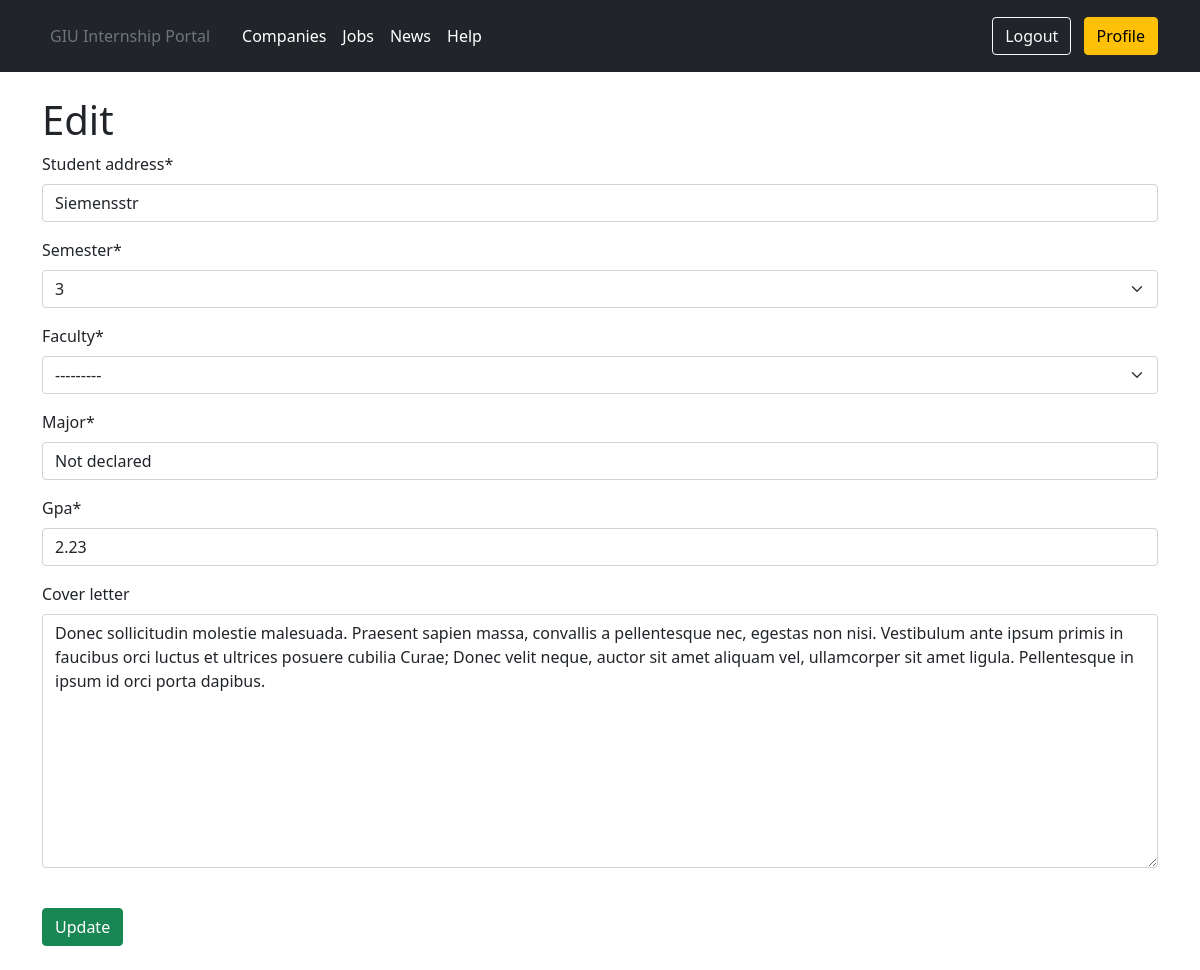
/users/student/42/edit/ (signed in), run on the app's committed database.
### users/models.py (models this page shows, shortened)
class Student(models.Model):
    sem_choices = (
        (1, 1),
        (2, 2),
        (3, 3),
        (4, 4),
        (5, 5),
        (6, 6),
        (7, 7),
        (8, 8),
        (9, 9),
        (10, 10),
        (11, 11),
        (12, 12),
    )
    fac_choices = (
        ('Engineering', 'Engineering'),
        ('Computer Science', 'Computer Science'),
        ('Business', 'Business'),
        ('Design', 'Design'),
        ('Architecture', 'Architecture'),
        ('Biotechnology', 'Biotechnology'),
        ('Pharmaceutical', 'Pharmaceutical')
    )
    user = models.OneToOneField(User, on_delete=models.CASCADE, primary_key=True)
    middle_name = models.CharField(max_length=20)
    student_university_id = models.PositiveIntegerField()
    birthdate = models.DateField()
    semester = models.IntegerField(choices=sem_choices)
    faculty = models.CharField(max_length=20, choices=fac_choices)
    major = models.CharField(max_length=20)
    gpa = models.DecimalField(decimal_places=2, max_digits=3)
    student_address = models.CharField(max_length=10)
    has_cv = models.BooleanField(default=False, blank=True)
    cover_letter = models.TextField(max_length=1000, default='', blank=True)

### users/views.py (the view, shortened to what this page needs)
# urls.py: path('student/<int:pk>/edit/', views.StudentUpdateView.as_view(), name='student_edit'),
class StudentUpdateView(LoginRequiredMixin, UserPassesTestMixin, UpdateView):
    model = models.Student
    fields = ('student_address',
              'semester',
              'faculty',
              'major',
              'gpa',
              'cover_letter')
    template_name = 'editusers/student_edit.html'
    context_object_name = 'student_edit_view'
    login_url = 'login'
    def test_func(self):
        return self.request.user.is_student and self.request.user.pk == self.get_object().pk

### templates/editusers/student_edit.html (shortened to what this page needs)
{% extends 'base.html' %}
{% load crispy_forms_tags %}
{% block content %}
    <h1>Edit</h1>
    <form action="" method="post">
        {{ form|crispy }}
        <br>
        <button class="btn btn-success ml-2" type="submit">Update</button>
    </form>
    <br>
{% endblock content %}

### data on the page
Student: student_address "Siemensstr", semester "3", faculty "---------", major "Not declared", gpa "2.23", cover_letter "Donec sollicitudin molestie malesuada. Praesent sapien massa, convallis a pellentesque nec, egestas non nisi. Vestibulum ante ipsum primis in faucibus orci luctus et ultrices posuere cubilia Curae; Donec velit neque, auctor sit amet aliquam vel, ullamcorper sit amet ligula. Pellentesque in ipsum id orci porta dapibus."
